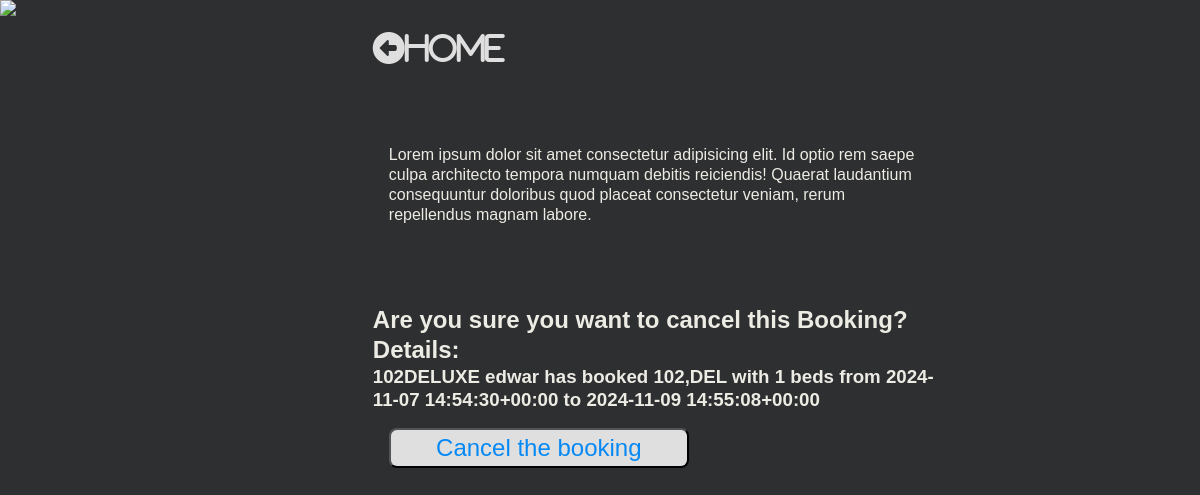
/booking/cancel/2, run on the app's committed database.
### hotel/models.py (models this page shows, shortened)
class Booking(models.Model):
    user = models.ForeignKey(settings.AUTH_USER_MODEL, on_delete=models.CASCADE)
    room = models.ForeignKey(Room,on_delete=models.CASCADE)
    check_in = models.DateTimeField()
    check_out = models.DateTimeField()
    def __str__(self):
        return f' {self.user} has booked {self.room} from {self.check_in} to {self.check_out}'
    def get_room_category(self):
        room_categories = dict(self.room.ROOM_CATEGORIES)
        room_category = room_categories.get(self.room.category)
        return room_category

class Room(models.Model):
    ROOM_CATEGORIES = (
        ('YAC', 'AC'),
        ('DEL', 'DELUXE'),
        ('KIN', 'KING'),
        ('QUE', 'QUEEN'),
    )
    number = models.IntegerField()
    category = models.CharField(max_length=3, choices=ROOM_CATEGORIES)
    beds = models.IntegerField()
    def __str__(self):
        return f'{self.number},{self.category} with {self.beds} beds'

### hotel/views.py (the view)
# urls.py: path('booking/cancel/<pk>',CancelBookingView.as_view(), name='CancelBookingView'),
class CancelBookingView(DeleteView):
    model =Booking
    template_name='booking_cancel_view.html'
    success_url = reverse_lazy('hotel:BookingListView')

### hotel/templates/booking_cancel_view.html (shortened to what this page needs)
{% load static %}
<!DOCTYPE html>
<html lang="en">
<head>
    <link rel="stylesheet" href="{% static 'hotel/css/room_detail_view.css' %}">
</head>
<body>
    <div class="content">
        <div class="image">
            <img
                src="https://images.unsplash.com/photo-1519710164239-da123dc03ef4?ixlib=rb-1.2.1&ixid=eyJhcHBfaWQiOjEyMDd9&auto=format&fit=crop&w=500&q=60">
        </div>
        <div class="room">
            <div class="home">
                <a href="{% url 'hotel:RoomListView' %}"><i class="fas fa-arrow-alt-circle-left">Home</i></a>
            </div>
            <div class="room-info">
                <p>Lorem ipsum dolor sit amet consectetur adipisicing elit. Id optio rem saepe culpa architecto tempora
                    numquam debitis reiciendis! Quaerat laudantium consequuntur doloribus quod placeat consectetur
                    veniam,
                    rerum repellendus magnam labore. </p>
            </div>
            <form id="booking-form" action="" method="POST">
                <h2>Are you sure you want to cancel this Booking? Details:</h2>
                <h3>{{booking.room.number}}{{booking.get_room_category}} {{booking}}</h3>
                <div class="input-div">
                    <button type="submit">Cancel the booking</button>
                </div>
            </form>
        </div>
    </div>
</body>
</html>

### hotel/static/hotel/css/room_detail_view.css (style rules this page uses)
* { padding:0; margin:0; box-sizing: border-box; }
body { background-color: rgb(46, 47, 48); color: rgb(236, 235, 228); font-family: sans-serif; line-height: 1.25; height: 100vh; }
.content { display: flex; flex-direction: row; flex-wrap: wrap; width:100%; justify-content: left; }
.image { flex: 0.3; }
.room { flex:0.5; margin: 2rem; display:flex; text-align: left; align-items: start; flex-direction: column; }
.home { flex: 0.2; }
.room-info { flex: 0.4; margin: 5rem 1rem; }
form { display: flex; flex: 0.4 1 auto; flex-direction: column; }
.image img { flex:1; max-height: 99.2vh; }
i { color:#dfdfdf; font-size: 2rem; }
.input-div { flex: 1 1 auto; margin:1rem; display: flex; flex-direction: column; justify-content: space-between; }
input, button { flex:1; width:300px; border-radius: 0.5rem; line-height: 1.5; font-size: 1.5rem; color: #555; }
button { background-color: #dfdfdf; color:rgb(6, 137, 245); outline:none; }

### data on the page
Booking: room.number "102", get_room_category "DELUXE", user+room+check_in "edwar has booked 102,DEL with 1 beds from 2024-11-07 14:54:30+00:00 to 2024-11-09 14:55:08+00:00"
